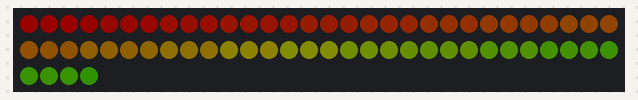
This sketch was run on a simulated Arduino Uno, built with avr-gcc and run on an emulated ATmega328P. Shown: 64 RGB LEDs in strip order, left to right, continuing on the next row. Dim RGB values are drawn brighter than linear.

Above: at 0.15 s.
At 4.07 s:
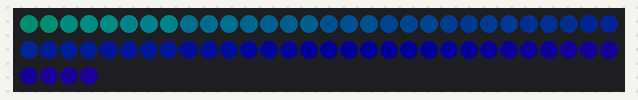
At 9.78 s:
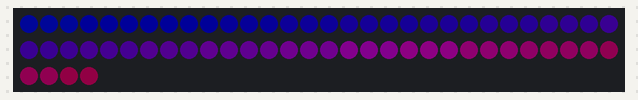
At 19.7 s:
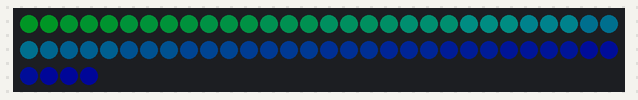
At 29.64 s:
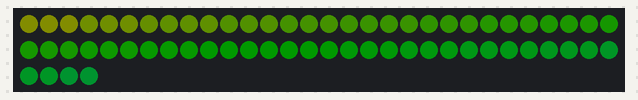
At 39.28 s:
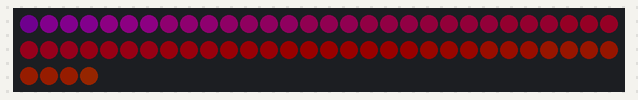

The sketch:

Neo9.ino
```cpp
#include <Adafruit_NeoPixel.h>

Adafruit_NeoPixel strip(64, 8);

uint32_t Wheel(byte WheelPos) {
  WheelPos = 255 - WheelPos;
  if (WheelPos < 85) {
    return strip.Color(255 - WheelPos * 3, 0, WheelPos * 3);
  }
  if (WheelPos < 170) {
    WheelPos -= 85;
    return strip.Color(0, WheelPos * 3, 255 - WheelPos * 3);
  }
  WheelPos -= 170;  return strip.Color(WheelPos * 3, 255 - WheelPos * 3, 0);
}


int x = 0;
int line = 0;

void setup() {
  strip.begin();
  strip.clear();
  strip.setBrightness(25);

}

void loop() {
  for (int j = 0; j < 255; j++) {
    for (int i = 0; i < strip.numPixels(); i++) {
      x = (i+j)%255;
      strip.setPixelColor(i, Wheel(x));
    }
    strip.show();
    delay(5);
  }
}
```
